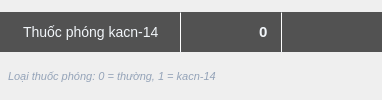
       <widget class="QWidget" name="kacn14Container" native="true">
        <layout class="QVBoxLayout" name="kacn14Layout">
         <property name="spacing">
          <number>3</number>
         </property>
         <property name="leftMargin">
          <number>0</number>
         </property>
         <property name="topMargin">
          <number>0</number>
         </property>
         <property name="rightMargin">
          <number>0</number>
         </property>
         <property name="bottomMargin">
          <number>0</number>
         </property>
         <item>
          <widget class="QWidget" name="kacn14Capsule" native="true">
           <property name="minimumSize">
            <size>
             <width>0</width>
             <height>40</height>
            </size>
           </property>
           <property name="maximumSize">
            <size>
             <width>16777215</width>
             <height>40</height>
            </size>
           </property>
           <layout class="QHBoxLayout" name="kacn14CapsuleLayout">
            <property name="spacing">
             <number>0</number>
            </property>
            <property name="leftMargin">
             <number>0</number>
            </property>
            <property name="topMargin">
             <number>0</number>
            </property>
            <property name="rightMargin">
             <number>0</number>
            </property>
            <property name="bottomMargin">
             <number>0</number>
            </property>
            <item>
             <widget class="QLabel" name="kacn14Label">
              <property name="minimumSize">
               <size>
                <width>180</width>
                <height>40</height>
               </size>
              </property>
              <property name="maximumSize">
               <size>
                <width>16777215</width>
                <height>40</height>
               </size>
              </property>
              <property name="styleSheet">
               <string notr="true">QLabel {
    background-color: #525252;
    color: #F1F5F9;
    font-size: 14px;
    font-family: 'Tahoma', Arial, sans-serif;
    padding-left: 20px;
    border-top-left-radius: 25px;
    border-bottom-left-radius: 25px;
}</string>
              </property>
              <property name="text">
               <string>Thuốc phóng kacn-14</string>
              </property>
              <property name="alignment">
               <set>Qt::AlignLeading|Qt::AlignLeft|Qt::AlignVCenter</set>
              </property>
             </widget>
            </item>
            <item>
             <widget class="Line" name="kacn14Sep1">
              <property name="minimumSize">
               <size>
                <width>1</width>
                <height>0</height>
               </size>
              </property>
              <property name="maximumSize">
               <size>
                <width>1</width>
                <height>16777215</height>
               </size>
              </property>
              <property name="styleSheet">
               <string notr="true">background-color: #F1F5F9;</string>
              </property>
              <property name="orientation">
               <enum>Qt::Vertical</enum>
              </property>
             </widget>
            </item>
            <item>
             <widget class="QLineEdit" name="kacn14Input">
              <property name="minimumSize">
               <size>
                <width>100</width>
                <height>40</height>
               </size>
              </property>
              <property name="maximumSize">
               <size>
                <width>100</width>
                <height>40</height>
               </size>
              </property>
              <property name="styleSheet">
               <string notr="true">QLineEdit {
    background-color: #525252;
    color: #F1F5F9;
    border: none;
    font-size: 15px;
    font-weight: bold;
    font-family: 'Tahoma', Arial, sans-serif;
    padding-right: 10px;
}
QLineEdit:focus {
    background-color: #626262;
}
QLineEdit:disabled {
    background-color: #3a3a3a;
    color: #808080;
}</string>
              </property>
              <property name="text">
               <string>0</string>
              </property>
              <property name="alignment">
               <set>Qt::AlignRight|Qt::AlignTrailing|Qt::AlignVCenter</set>
              </property>
             </widget>
            </item>
            <item>
             <widget class="Line" name="kacn14Sep2">
              <property name="minimumSize">
               <size>
                <width>1</width>
                <height>0</height>
               </size>
              </property>
              <property name="maximumSize">
               <size>
                <width>1</width>
                <height>16777215</height>
               </size>
              </property>
              <property name="styleSheet">
               <string notr="true">background-color: #F1F5F9;</string>
              </property>
              <property name="orientation">
               <enum>Qt::Vertical</enum>
              </property>
             </widget>
            </item>
            <item>
             <widget class="QLabel" name="kacn14Unit">
              <property name="minimumSize">
               <size>
                <width>100</width>
                <height>40</height>
               </size>
              </property>
              <property name="maximumSize">
               <size>
                <width>100</width>
                <height>40</height>
               </size>
              </property>
              <property name="styleSheet">
               <string notr="true">QLabel {
    background-color: #525252;
    color: #F1F5F9;
    font-size: 14px;
    font-family: 'Tahoma', Arial, sans-serif;
    padding-right: 15px;
    border-top-right-radius: 25px;
    border-bottom-right-radius: 25px;
}</string>
              </property>
              <property name="text">
               <string/>
              </property>
              <property name="alignment">
               <set>Qt::AlignRight|Qt::AlignTrailing|Qt::AlignVCenter</set>
              </property>
             </widget>
            </item>
           </layout>
          </widget>
         </item>
         <item>
          <widget class="QLabel" name="kacn14Note">
           <property name="minimumSize">
            <size>
             <width>0</width>
             <height>20</height>
            </size>
           </property>
           <property name="maximumSize">
            <size>
             <width>16777215</width>
             <height>20</height>
            </size>
           </property>
           <property name="styleSheet">
            <string notr="true">QLabel {
    background-color: transparent;
    color: #94A3B8;
    font-size: 11px;
    font-style: italic;
    padding-left: 5px;
    padding-right: 5px;
}</string>
           </property>
           <property name="text">
            <string>Loại thuốc phóng: 0 = thường, 1 = kacn-14</string>
           </property>
           <property name="alignment">
            <set>Qt::AlignLeading|Qt::AlignLeft|Qt::AlignTop</set>
           </property>
           <property name="wordWrap">
            <bool>true</bool>
           </property>
          </widget>
         </item>
        </layout>
       </widget>
